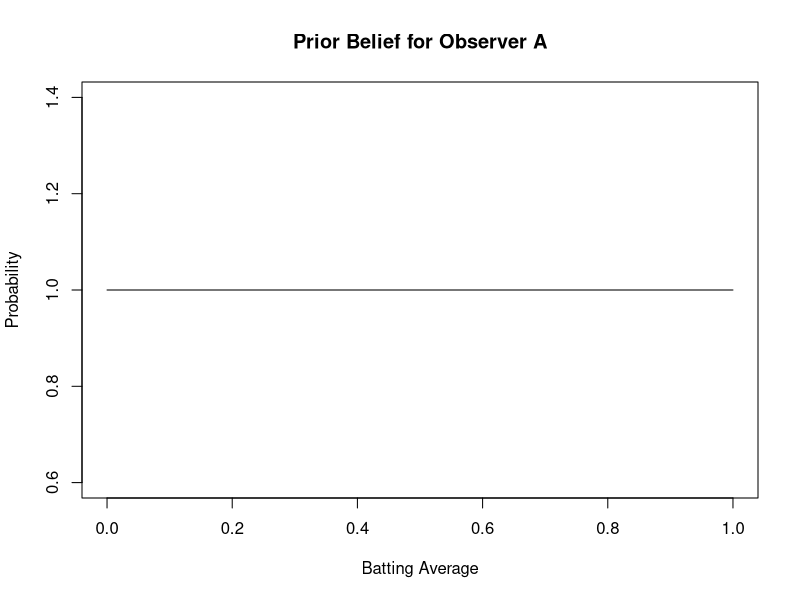
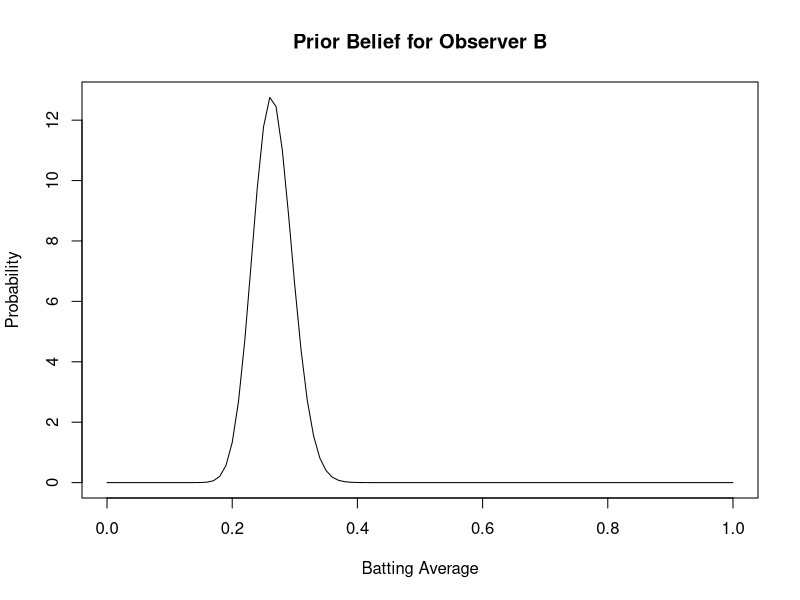
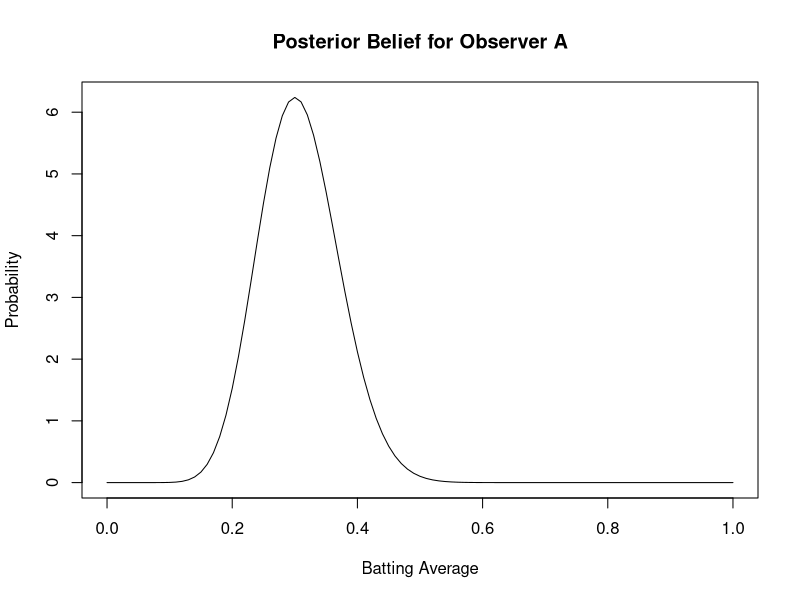
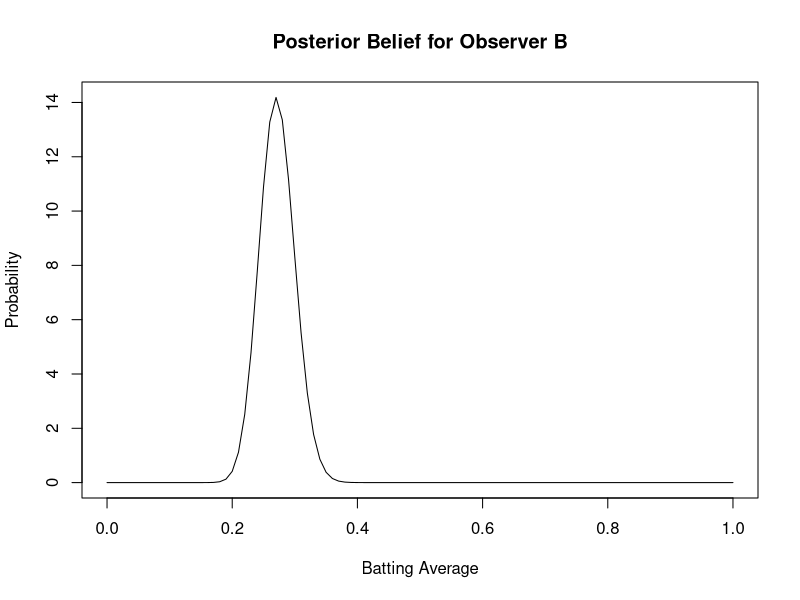

The R source for these figures, in order:
#Bayesian Plots

#Priors

curve(dbeta(x, 1, 1), xlab = "Batting Average", ylab = "Probability", main = "Prior Belief for Observer A")

curve(dbeta(x, .265*200, (1-.265)*200), xlab = "Batting Average", ylab = "Probability", main = "Prior Belief for Observer B")

#Posteriors

curve(dbeta(x, 1+15, 1+50-15), xlab = "Batting Average", ylab = "Probability", main = "Posterior Belief for Observer A")

curve(dbeta(x, 0.265*200+15, (1-.265)*200+50-15), xlab = "Batting Average", ylab = "Probability", main = "Posterior Belief for Observer B")